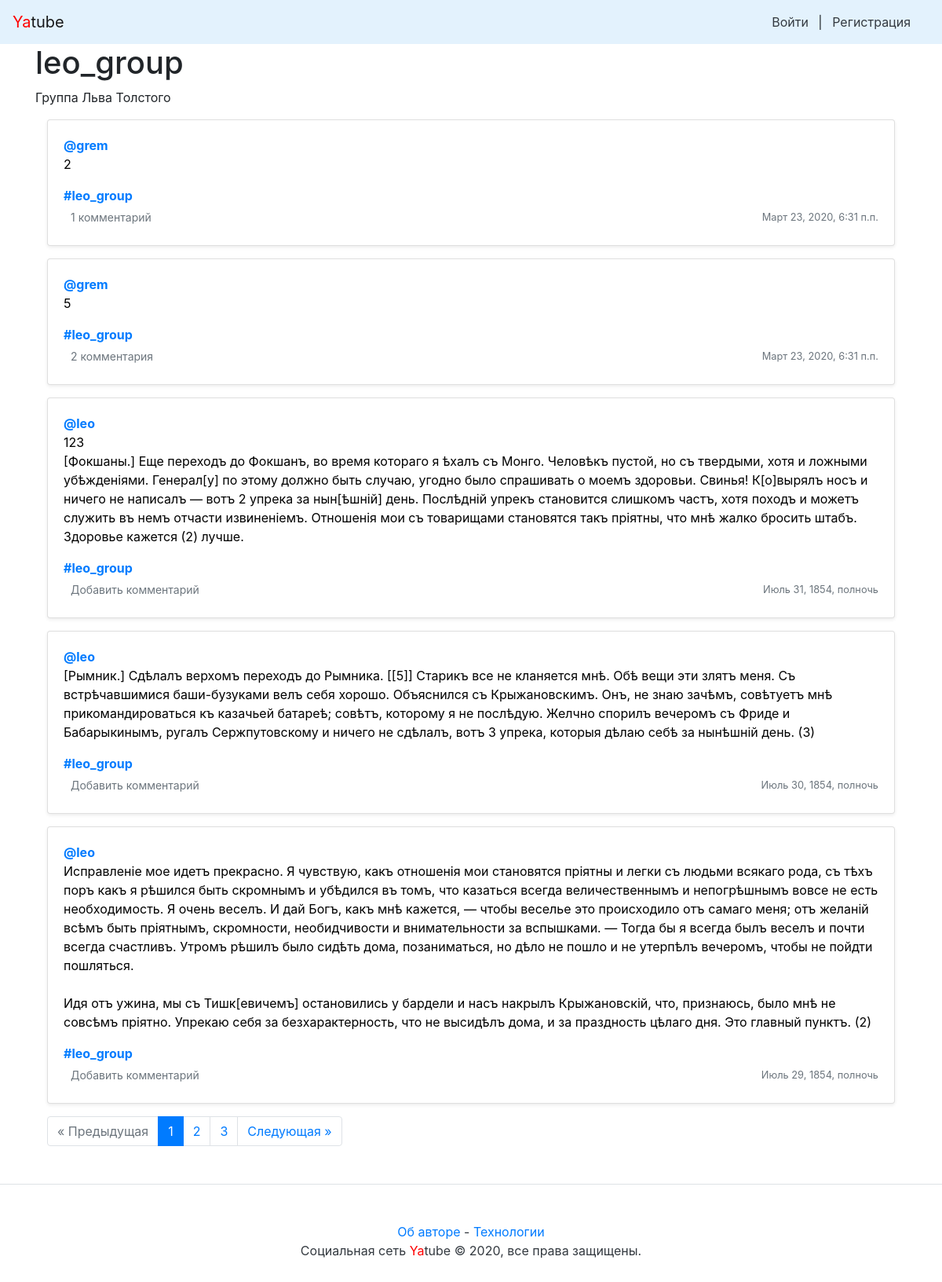
/group/leo_group/, run on an earlier commit of the app's database.
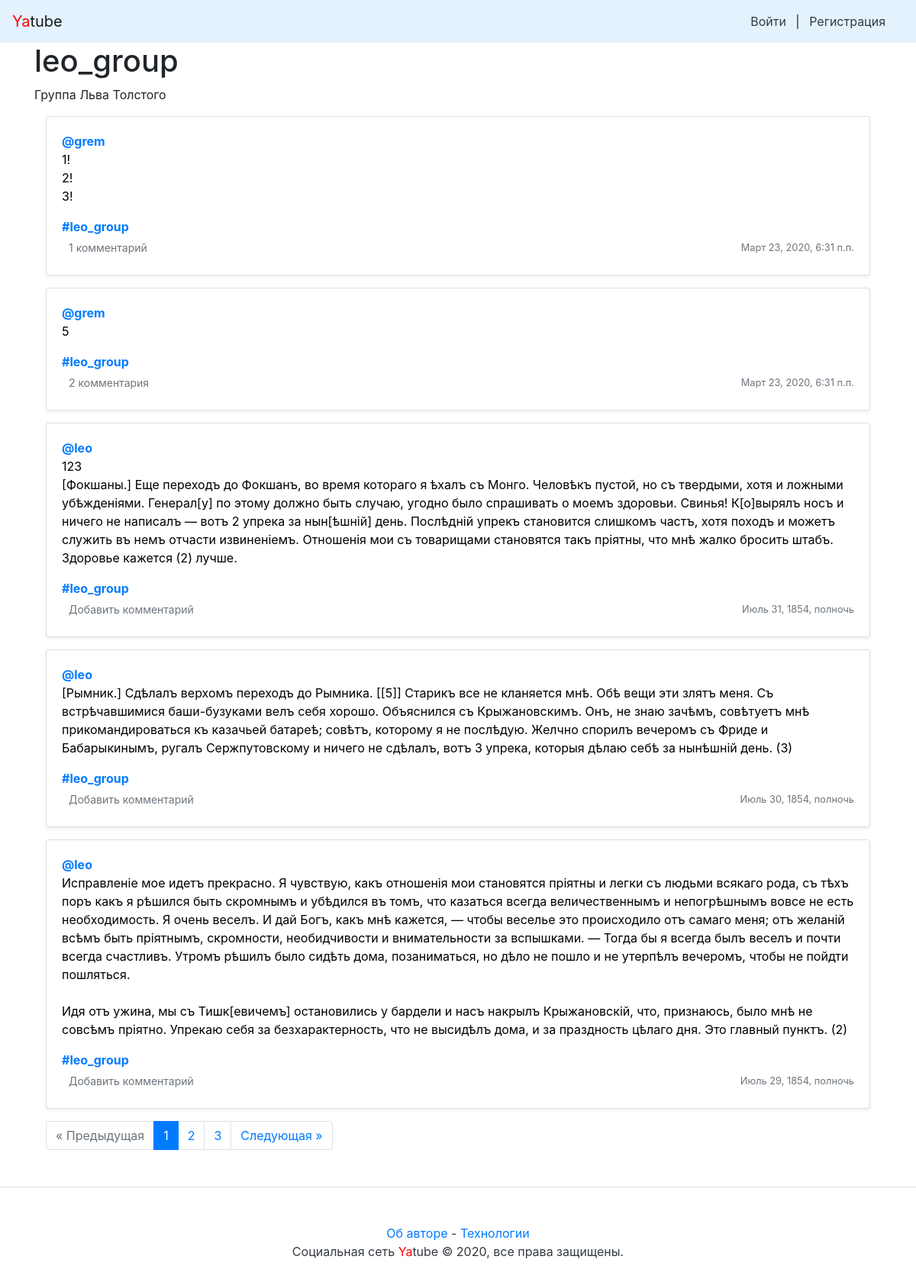
And on a later commit of the database.
### posts/models.py (models this page shows, shortened)
class Group(models.Model):
    title = models.CharField(max_length=200)
    slug = models.SlugField(unique=True)
    description = models.TextField()

class Post(models.Model):
    text = models.TextField()
    pub_date = models.DateTimeField("date published", auto_now_add=True)
    author = models.ForeignKey(User, on_delete=models.CASCADE, related_name="post_author")
    group = models.ForeignKey(Group, blank=True, null=True, on_delete=models.CASCADE, related_name="group")
    image = models.ImageField(upload_to='posts/', blank=True, null=True)

### posts/views.py (the view)
# urls.py: path("group/<slug:slug>/", views.group_posts, name="group_posts"),
def group_posts(request, slug):
    group = get_object_or_404(Group, slug=slug)
    group_list = Post.objects.filter(group=group).order_by("-pub_date").all()
    paginator = Paginator(group_list, 5)
    page_number = request.GET.get('page')
    page = paginator.get_page(page_number)
    return render(request, 'group.html', {'page': page, 'paginator': paginator, "group": group})

### users/templatetags/user_filters.py (called while the page is built)
@register.filter
def rupluralize(value, endings):
    try:
        endings = endings.split(',')
        if value % 100 in (11, 12, 13, 14):
            return endings[2]
        if value % 10 == 1:
            return endings[0]
        if value % 10 in (2, 3, 4):
            return endings[1]
        else:
            return endings[2]
    except:
        raise TemplateSyntaxError

### yatube/context_processors.py (called while the page is built)
def year(request):
    current_year = dt.datetime.today().year
    return {'year': current_year}

### templates/group.html (shortened to what this page needs)
{% extends "base.html" %}
{% block content %}
<h1>{{ group.title }}</h1>
<p>{{ group.description }}</p>
    <div class="container">
                {% for post in page %}
                    {% include "post_item.html" with post=post %}
                {% endfor %}
        {% if page.has_other_pages %}
            {% include "paginator.html" with items=page paginator=paginator%}
        {% endif %}
    </div>
{% endblock %}

### templates/base.html (shortened to what this page needs)
<!doctype html>
<html>
    <head>
        {% load static %}
        <link rel="stylesheet" href="https://stackpath.bootstrapcdn.com/bootstrap/4.4.1/css/bootstrap.min.css">
    </head>
    <body>
        {% include 'nav.html' %}
        <main>
            <div class="container">
                {% block content %}{% endblock content %}
            </div>
        </main>
        {% include 'footer.html' %}
    </body>
</html>

### templates/nav.html
<nav class="navbar navbar-light" style="background-color: #e3f2fd;">
    <a class="navbar-brand" href="/"><span style="color:red">Ya</span>tube</a>
    <nav class="my-2 my-md-0 mr-md-3">
        {% if user.is_authenticated %}
        <a href="{% url 'profile' user.username %}" style="text-decoration: none; color:black;">Пользователь: {{ user.username }}.</a>
        <a class="p-2 text-dark" href="{% url 'new_post' %}">Новая запись</a>
        <a class="p-2 text-dark" href="{% url 'password_change' %}">Изменить пароль</a>
        <a class="p-2 text-dark" href="{% url 'logout' %}">Выйти</a>
        {% else %}
        <a class="p-2 text-dark" href="{% url 'login' %}">Войти</a> |
        <a class="p-2 text-dark" href="{% url 'signup' %}">Регистрация</a>
        {% endif %}
    </nav>
</nav>

### templates/post_item.html (shortened to what this page needs)
{% load user_filters %}
<div class="card mb-3 mt-1 shadow-sm">
    {% load thumbnail %}
    <div class="card-body">
            <p class="card-text">
                    <a name="post_{{ post.id }}" href="{% url 'profile' post.author.username %}">
                            <strong class="d-block text-gray-dark">@{{ post.author }}</strong>
                    </a>
                    <a name="post_{{ post.id }}" href="{% url 'post' post.author.username post.id %}" style="text-decoration: none; color:black;">{{ post.text|linebreaksbr }}</a>
            </p>
            {% if post.group %}
            <a class="card-link muted" href="{% url 'group_posts' post.group.slug %}">
                    <strong class="d-block text-gray-dark">#{{ post.group.title }}</strong>
            </a>
            {% endif %}
            <div class="d-flex justify-content-between align-items-center">
                    <div class="btn-group ">
                            <a class="btn btn-sm text-muted" href="{% url 'post' post.author.username post.id %}" role="button">
                                    {% if post.comment.count %}
                                    {{ post.comment.count }} комментари{{ post.comment.count|rupluralize:"й,я,ев" }}
                                    {% else%}
                                    Добавить комментарий
                                    {% endif %}
                            </a>
                    </div>
                    <small class="text-muted">{{ post.pub_date }}</small>
            </div>
    </div>
</div>

### templates/paginator.html
<nav aria-label="Переключение страниц">
    <ul class="pagination">
        {% if items.has_previous %}
                <li class="page-item"><a class="page-link" href="?page={{ items.previous_page_number }}">&laquo; Предыдущая</a></li>
        {% else %}
                <li class="page-item disabled"><a class="page-link" href="#" tabindex="-1" aria-disabled="true">&laquo; Предыдущая</a></li>
        {% endif %}
        {% for i in paginator.page_range %}
                {% if items.number == i %}
                <li class="page-item active"><span class="page-link">{{ i }} <span class="sr-only">(текущая)</span></span></li>
                {% else %}
                <li class="page-item"><a class="page-link" href="?page={{ i }}">{{ i }}</a></li>
                {% endif %}
        {% endfor %}
        {% if items.has_next %}
                <li class="page-item"><a class="page-link" href="?page={{ items.next_page_number }}">Следующая &raquo;</a></li>
        {% else %}
                <li class="page-item disabled"><a class="page-link" href="#" tabindex="-1" aria-disabled="true">Следующая &raquo;</a></li>
        {% endif %}
    </ul>
</nav>

### templates/footer.html
<footer class="pt-4 my-md-5 pt-md-5 border-top">
    <p class="m-0 text-dark text-center "><a href="/about-author/">Об авторе</a> - <a href="/about-spec/">Технологии</a></p>
    <p class="m-0 text-dark text-center ">Социальная сеть <span style="color:red">Ya</span>tube © {{ year }}, все права защищены.</p>
</footer>

What changed in the data, as far as the page shows it:
changed Post (number 1 of 5 on the later page): text "2" → "1! 2! 3!"
